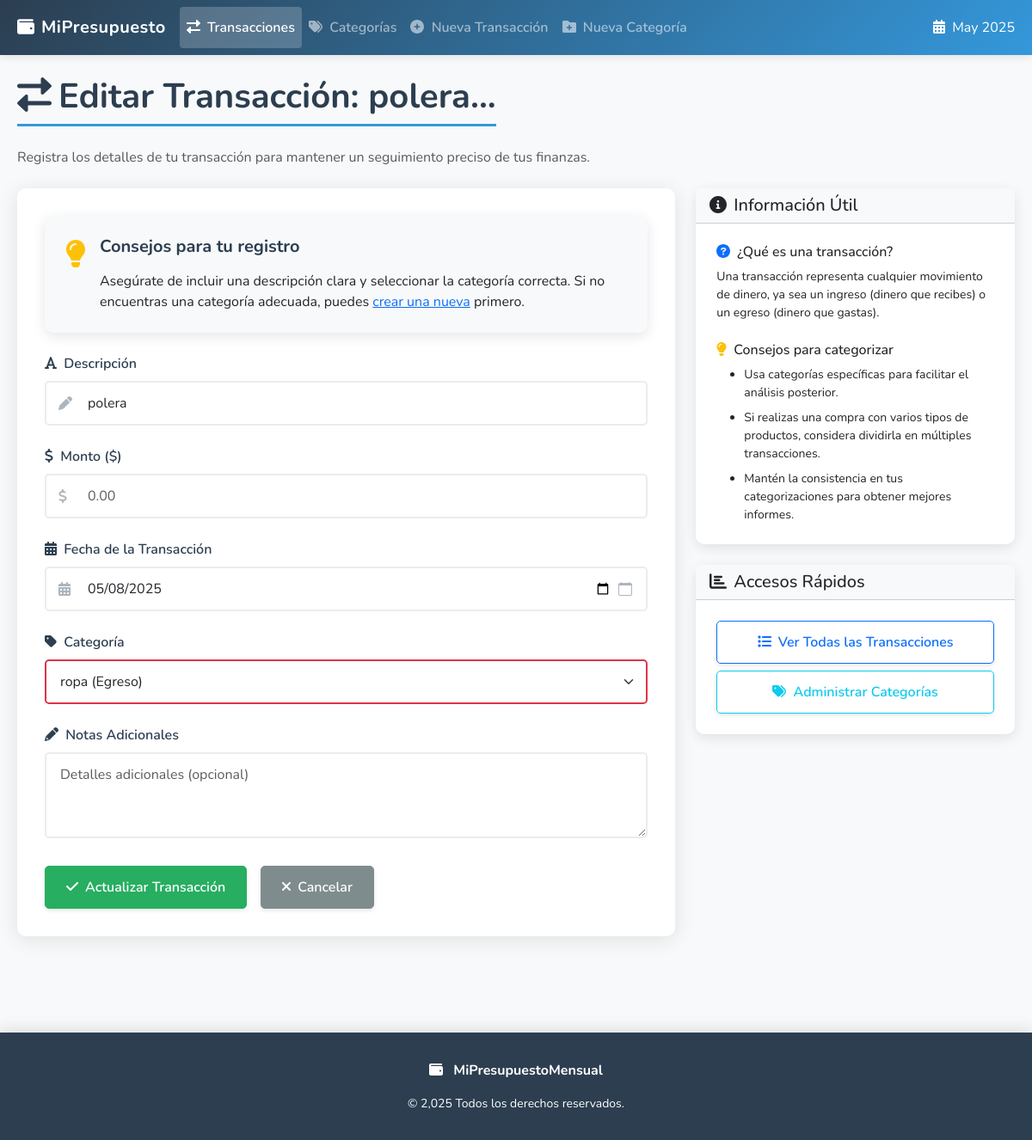
The page /app/transacciones/6/editar/ on the database its author committed.
### tracker/models.py (models this page shows, shortened)
class Transaccion(models.Model):
    descripcion = models.CharField(max_length=200)
    monto = models.DecimalField(max_digits=10, decimal_places=2)
    fecha = models.DateField(default=timezone.now)
    categoria = models.ForeignKey(Categoria, on_delete=models.PROTECT, related_name='transacciones')
    notas = models.TextField(blank=True, null=True)
    class Meta:
        ordering = ['-fecha', '-id']
        verbose_name_plural = "Transacciones"

class Categoria(models.Model):
    TIPO_CHOICES = [
        ('INGRESO', 'Ingreso'),
        ('EGRESO', 'Egreso'),
    ]
    nombre = models.CharField(max_length=100, unique=True)
    tipo = models.CharField(max_length=7, choices=TIPO_CHOICES)
    def __str__(self):
        return f"{self.nombre} ({self.get_tipo_display()})"

### tracker/views.py (the view)
# urls.py: path('transacciones/<int:pk>/editar/', views.transaccion_update_view, name='transaccion_update'),
def transaccion_update_view(request, pk):
    transaccion = get_object_or_404(Transaccion, pk=pk)
    if request.method == 'POST':
        form = TransaccionForm(request.POST, instance=transaccion)
        if form.is_valid():
            form.save()
            messages.success(request, 'Transacción actualizada exitosamente.')
            return redirect('tracker:transaccion_list')
        else:
            messages.error(request, 'Por favor corrige los errores en el formulario.')
    else:
        form = TransaccionForm(instance=transaccion)
    context = {
        'form': form,
        'transaccion': transaccion,
        'current_year': datetime.date.today().year,
        'form_title': f'Editar Transacción: {transaccion.descripcion[:30]}...',
        'submit_button_text': 'Actualizar Transacción'
    }
    return render(request, 'transaccion_form.html', context)

### template/transaccion_form.html (shortened to what this page needs)
<!doctype html>
<html lang="es">
<head>
    <link href="https://cdn.jsdelivr.net/npm/bootstrap@5.3.3/dist/css/bootstrap.min.css" rel="stylesheet">
    <link rel="stylesheet" href="https://cdnjs.cloudflare.com/ajax/libs/font-awesome/6.0.0-beta3/css/all.min.css">
</head>
<body>
    <nav class="navbar navbar-expand-lg navbar-dark mb-4">
        <div class="container">
            <a class="navbar-brand" href="{% url 'tracker:transaccion_list' %}">
                <i class="fas fa-wallet me-2"></i>MiPresupuesto
            </a>
            <div class="collapse navbar-collapse" id="navbarNav">
                <ul class="navbar-nav me-auto">
                    <li class="nav-item">
                        <a class="nav-link {% if 'transaccion' in request.path and not 'create' in request.path and not 'update' in request.path %}active{% endif %}" href="{% url 'tracker:transaccion_list' %}">
                            <i class="fas fa-exchange-alt me-1"></i> Transacciones
                        </a>
                    </li>
                    <li class="nav-item">
                        <a class="nav-link {% if 'categoria' in request.path and not 'create' in request.path and not 'update' in request.path %}active{% endif %}" href="{% url 'tracker:categoria_list' %}">
                            <i class="fas fa-tags me-1"></i> Categorías
                        </a>
                    </li>
                    <li class="nav-item">
                        <a class="nav-link {% if 'transaccion/create' in request.path or 'transaccion/update' in request.path %}active{% endif %}" href="{% url 'tracker:transaccion_create' %}">
                            <i class="fas fa-plus-circle me-1"></i> Nueva Transacción
                        </a>
                    </li>
                    <li class="nav-item">
                        <a class="nav-link {% if 'categoria/create' in request.path or 'categoria/update' in request.path %}active{% endif %}" href="{% url 'tracker:categoria_create' %}">
                            <i class="fas fa-folder-plus me-1"></i> Nueva Categoría
                        </a>
                    </li>
                </ul>
                <div class="d-flex">
                    <span class="text-white">
                        <i class="fas fa-calendar-alt me-1"></i> {% now "F Y" %}
                    </span>
                </div>
            </div>
        </div>
    </nav>
    <div class="container">
        <div class="mb-4 fade-in">
            <h1><i class="fas fa-exchange-alt me-2"></i>{{ form_title }}</h1>
            <p class="text-muted">
                Registra los detalles de tu transacción para mantener un seguimiento preciso de tus finanzas.
            </p>
        </div>
        <div class="row fade-in" style="animation-delay: 0.2s;">
            <div class="col-lg-8">
                <div class="form-container">
                    <div class="card mb-4 bg-light border-0">
                        <div class="card-body">
                            <div class="d-flex align-items-start">
                                <i class="fas fa-lightbulb text-warning me-3 mt-1 fa-2x"></i>
                                <div>
                                    <h5 class="card-title">Consejos para tu registro</h5>
                                    <p class="card-text mb-0">
                                        Asegúrate de incluir una descripción clara y seleccionar la categoría correcta. Si no encuentras una categoría adecuada, puedes <a href="{% url 'tracker:categoria_create' %}">crear una nueva</a> primero.
                                    </p>
                                </div>
                            </div>
                        </div>
                    </div>
                    <form method="post" novalidate class="needs-validation">
                        {% for field in form %}
                            <div class="mb-4">
                                <label for="{{ field.id_for_label }}" class="form-label">
                                    {% if field.name == 'descripcion' %}
                                        <i class="fas fa-font me-1"></i>
                                    {% elif field.name == 'fecha' %}
                                        <i class="fas fa-calendar-alt me-1"></i>
                                    {% elif field.name == 'monto' %}
                                        <i class="fas fa-dollar-sign me-1"></i>
                                    {% elif field.name == 'categoria' %}
                                        <i class="fas fa-tag me-1"></i>
                                    {% else %}
                                        <i class="fas fa-pencil-alt me-1"></i>
                                    {% endif %}
                                    {{ field.label }}
                                </label>
                                {% if field.name == 'descripcion' %}
                                    <div class="input-with-icon">
                                        <i class="fas fa-pen input-icon"></i>
                                        <input type="text" name="{{ field.name }}" id="{{ field.id_for_label }}" class="form-control has-icon {% if field.errors %}is-invalid{% endif %}" placeholder="Ej. Compra de comestibles" value="{{ field.value|default_if_none:'' }}">
                                    </div>
                                {% elif field.name == 'fecha' %}
                                    <div class="input-with-icon">
                                        <i class="fas fa-calendar-alt input-icon"></i>
                                        <input type="date" name="{{ field.name }}" id="{{ field.id_for_label }}" class="form-control has-icon datepicker {% if field.errors %}is-invalid{% endif %}" value="{{ field.value|date:'Y-m-d'|default_if_none:'' }}">
                                    </div>
                                {% elif field.name == 'monto' %}
                                    <div class="input-with-icon">
                                        <i class="fas fa-dollar-sign input-icon"></i>
                                        <input type="number" name="{{ field.name }}" id="{{ field.id_for_label }}" step="0.01" min="0.01" class="form-control has-icon {% if field.errors %}is-invalid{% endif %}" placeholder="0.00" value="{{ field.value|default_if_none:'' }}">
                                    </div>
                                {% elif field.name == 'categoria' %}
                                    <select name="{{ field.name }}" id="{{ field.id_for_label }}" class="form-select {% if field.errors %}is-invalid{% endif %}">
                                        {% for choice_id, choice_label in field.field.choices %}
                                            <option value="{{ choice_id }}" {% if field.value|stringformat:"s" == choice_id|stringformat:"s" %}selected{% endif %}>
                                                {{ choice_label }}
                                            </option>
                                        {% endfor %}
                                    </select>
                                {% else %}
                                    {{ field }}
                                {% endif %}
                            </div>
                        {% endfor %}
                        <div class="form-buttons">
                            <button type="submit" class="btn btn-success">
                                <i class="fas fa-check me-2"></i>{{ submit_button_text }}
                            </button>
                            <a href="{% url 'tracker:transaccion_list' %}" class="btn btn-secondary">
                                <i class="fas fa-times me-2"></i>Cancelar
                            </a>
                        </div>
                    </form>
                </div>
            </div>
            <div class="col-lg-4 d-none d-lg-block">
                <div class="card mb-4">
                    <div class="card-header bg-light">
                        <h5 class="mb-0"><i class="fas fa-info-circle me-2"></i>Información Útil</h5>
                    </div>
                    <div class="card-body">
                        <h6><i class="fas fa-question-circle me-2 text-primary"></i>¿Qué es una transacción?</h6>
                        <p class="small mb-4">Una transacción representa cualquier movimiento de dinero, ya sea un ingreso (dinero que recibes) o un egreso (dinero que gastas).</p>
                        <h6><i class="fas fa-lightbulb me-2 text-warning"></i>Consejos para categorizar</h6>
                        <ul class="small mb-0">
                            <li class="mb-2">Usa categorías específicas para facilitar el análisis posterior.</li>
                            <li class="mb-2">Si realizas una compra con varios tipos de productos, considera dividirla en múltiples transacciones.</li>
                            <li>Mantén la consistencia en tus categorizaciones para obtener mejores informes.</li>
                        </ul>
                    </div>
                </div>
                <div class="card">
                    <div class="card-header bg-light">
                        <h5 class="mb-0"><i class="fas fa-chart-bar me-2"></i>Accesos Rápidos</h5>
                    </div>
                    <div class="card-body">
                        <div class="d-grid gap-2">
                            <a href="{% url 'tracker:transaccion_list' %}" class="btn btn-outline-primary">
                                <i class="fas fa-list me-2"></i>Ver Todas las Transacciones
                            </a>
                            <a href="{% url 'tracker:categoria_list' %}" class="btn btn-outline-info">
                                <i class="fas fa-tags me-2"></i>Administrar Categorías
                            </a>
                        </div>
                    </div>
                </div>
            </div>
        </div>
    </div>
    <footer class="text-center">
        <div class="container">
            <div class="row">
                <div class="col-md-12">
                    <p>
                        <i class="fas fa-wallet me-2"></i>
                        <strong>MiPresupuestoMensual</strong>
                    </p>
                    <p class="small mb-0">&copy; {{ current_year }} Todos los derechos reservados.</p>
                </div>
            </div>
        </div>
    </footer>
</body>
</html>

### template/transaccion_form.html (style rules this page uses)
:root { --primary-color: #2c3e50; --secondary-color: #3498db; --success-color: #27ae60; --danger-color: #e74c3c; --warning-color: #f39c12; --info-color: #2980b9; --light-color: #ecf0f1; --dark-color: #1a252f; }
body { font-family: 'Nunito', -apple-system, BlinkMacSystemFont, 'Segoe UI', Roboto, Oxygen, Ubuntu, Cantarell, sans-serif; background-color: #f8f9fa; color: #333; }
.navbar { box-shadow: 0 2px 10px rgba(0, 0, 0, 0.1); background: linear-gradient(135deg, var(--primary-color), var(--secondary-color)); }
.navbar-brand { font-weight: 700; letter-spacing: 0.5px; }
.navbar-nav .nav-link { font-weight: 600; padding: 0.75rem 1rem; transition: all 0.3s ease; }
.nav-link.active { background-color: rgba(255, 255, 255, 0.2); border-radius: 4px; }
.container { max-width: 1200px; padding: 0 20px; }
h1 { font-weight: 700; color: var(--primary-color); margin-bottom: 1.5rem; border-bottom: 3px solid var(--secondary-color); padding-bottom: 0.5rem; display: inline-block; }
.btn { border-radius: 5px; font-weight: 600; padding: 0.75rem 1.5rem; transition: all 0.3s ease; box-shadow: 0 2px 5px rgba(0, 0, 0, 0.1); }
.btn-success { background-color: var(--success-color); border-color: var(--success-color); }
.btn-secondary { background-color: #7f8c8d; border-color: #7f8c8d; }
.card { border: none; border-radius: 10px; box-shadow: 0 4px 15px rgba(0, 0, 0, 0.1); transition: all 0.3s ease; margin-bottom: 20px; }
.card-body { padding: 1.5rem; }
.card-title { font-weight: 700; margin-bottom: 1rem; color: var(--primary-color); }
footer { background-color: var(--primary-color); color: white; padding: 2rem 0; margin-top: 5rem; box-shadow: 0 -5px 15px rgba(0, 0, 0, 0.1); }
.fade-in { animation: fadeIn 0.5s ease forwards; }
.form-container { background-color: white; border-radius: 10px; box-shadow: 0 4px 25px rgba(0, 0, 0, 0.1); padding: 2rem; margin-bottom: 2rem; }
.form-label { font-weight: 600; color: var(--primary-color); margin-bottom: 0.5rem; }
.form-control, .form-select { border: 2px solid #e9ecef; border-radius: 5px; padding: 0.75rem 1rem; font-size: 1rem; transition: all 0.3s ease; }
.input-with-icon { position: relative; }
.input-icon { position: absolute; top: 50%; transform: translateY(-50%); left: 1rem; color: #adb5bd; }
.has-icon { padding-left: 3rem; }
.form-buttons { display: flex; gap: 1rem; margin-top: 2rem; }
.datepicker { background-repeat: no-repeat; background-position: right 1rem center; padding-right: 2.5rem; }

### rows shown on the page
Transaccion: descripcion "polera", fecha "05/08/2025"
Categoria: categoria "ropa (Egreso)"

### other values the page prints
{{ field.label }} "Descripción" "Monto ($)" "Fecha de la Transacción" "Categoría" "Notas Adicionales"
{{ submit_button_text }} "Actualizar Transacción"
